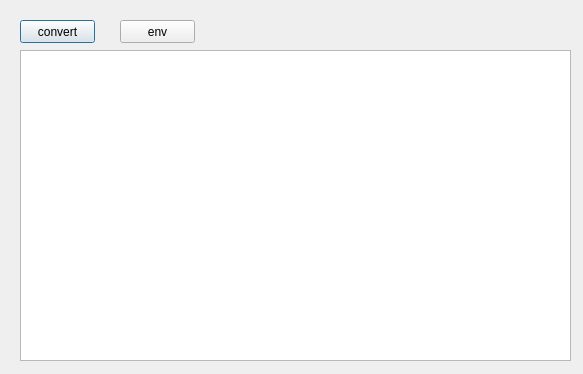
<?xml version="1.0" encoding="UTF-8"?>
<ui version="4.0">
 <class>Dialog</class>
 <widget class="QDialog" name="Dialog">
  <property name="geometry">
   <rect>
    <x>0</x>
    <y>0</y>
    <width>583</width>
    <height>374</height>
   </rect>
  </property>
  <property name="windowTitle">
   <string>Dialog</string>
  </property>
  <widget class="QPushButton" name="convertBtn">
   <property name="geometry">
    <rect>
     <x>20</x>
     <y>20</y>
     <width>75</width>
     <height>23</height>
    </rect>
   </property>
   <property name="text">
    <string>convert</string>
   </property>
  </widget>
  <widget class="QPlainTextEdit" name="envEdt">
   <property name="geometry">
    <rect>
     <x>20</x>
     <y>50</y>
     <width>551</width>
     <height>311</height>
    </rect>
   </property>
  </widget>
  <widget class="QPushButton" name="envBtn">
   <property name="geometry">
    <rect>
     <x>120</x>
     <y>20</y>
     <width>75</width>
     <height>23</height>
    </rect>
   </property>
   <property name="text">
    <string>env</string>
   </property>
  </widget>
 </widget>
 <resources/>
 <connections/>
</ui>
